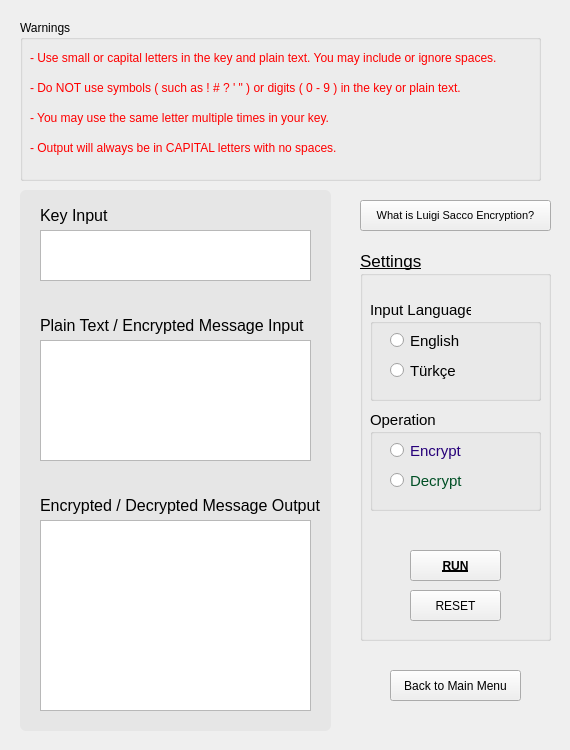
<?xml version="1.0" encoding="UTF-8"?>
<ui version="4.0">
 <class>MainWindow</class>
 <widget class="QMainWindow" name="MainWindow">
  <property name="geometry">
   <rect>
    <x>0</x>
    <y>0</y>
    <width>570</width>
    <height>750</height>
   </rect>
  </property>
  <property name="sizePolicy">
   <sizepolicy hsizetype="Fixed" vsizetype="Fixed">
    <horstretch>0</horstretch>
    <verstretch>0</verstretch>
   </sizepolicy>
  </property>
  <property name="minimumSize">
   <size>
    <width>570</width>
    <height>750</height>
   </size>
  </property>
  <property name="maximumSize">
   <size>
    <width>570</width>
    <height>750</height>
   </size>
  </property>
  <property name="palette">
   <palette>
    <active>
     <colorrole role="Button">
      <brush brushstyle="SolidPattern">
       <color alpha="255">
        <red>15</red>
        <green>160</green>
        <blue>219</blue>
       </color>
      </brush>
     </colorrole>
    </active>
    <inactive>
     <colorrole role="Button">
      <brush brushstyle="SolidPattern">
       <color alpha="255">
        <red>15</red>
        <green>160</green>
        <blue>219</blue>
       </color>
      </brush>
     </colorrole>
    </inactive>
    <disabled>
     <colorrole role="Button">
      <brush brushstyle="SolidPattern">
       <color alpha="255">
        <red>15</red>
        <green>160</green>
        <blue>219</blue>
       </color>
      </brush>
     </colorrole>
    </disabled>
   </palette>
  </property>
  <property name="windowTitle">
   <string>MainWindow</string>
  </property>
  <widget class="QWidget" name="centralwidget">
   <property name="sizePolicy">
    <sizepolicy hsizetype="Fixed" vsizetype="Fixed">
     <horstretch>0</horstretch>
     <verstretch>0</verstretch>
    </sizepolicy>
   </property>
   <property name="palette">
    <palette>
     <active>
      <colorrole role="Base">
       <brush brushstyle="SolidPattern">
        <color alpha="255">
         <red>255</red>
         <green>255</green>
         <blue>255</blue>
        </color>
       </brush>
      </colorrole>
      <colorrole role="Window">
       <brush brushstyle="SolidPattern">
        <color alpha="255">
         <red>230</red>
         <green>231</green>
         <blue>232</blue>
        </color>
       </brush>
      </colorrole>
     </active>
     <inactive>
      <colorrole role="Base">
       <brush brushstyle="SolidPattern">
        <color alpha="255">
         <red>255</red>
         <green>255</green>
         <blue>255</blue>
        </color>
       </brush>
      </colorrole>
      <colorrole role="Window">
       <brush brushstyle="SolidPattern">
        <color alpha="255">
         <red>230</red>
         <green>231</green>
         <blue>232</blue>
        </color>
       </brush>
      </colorrole>
     </inactive>
     <disabled>
      <colorrole role="Base">
       <brush brushstyle="SolidPattern">
        <color alpha="255">
         <red>230</red>
         <green>231</green>
         <blue>232</blue>
        </color>
       </brush>
      </colorrole>
      <colorrole role="Window">
       <brush brushstyle="SolidPattern">
        <color alpha="255">
         <red>230</red>
         <green>231</green>
         <blue>232</blue>
        </color>
       </brush>
      </colorrole>
     </disabled>
    </palette>
   </property>
   <property name="styleSheet">
    <string notr="true">
QPushButton:hover {
	color: blue;
}</string>
   </property>
   <widget class="QPushButton" name="backButton">
    <property name="geometry">
     <rect>
      <x>390</x>
      <y>670</y>
      <width>131</width>
      <height>31</height>
     </rect>
    </property>
    <property name="cursor">
     <cursorShape>PointingHandCursor</cursorShape>
    </property>
    <property name="text">
     <string>Back to Main Menu</string>
    </property>
   </widget>
   <widget class="QGroupBox" name="warningLabelGroup">
    <property name="geometry">
     <rect>
      <x>20</x>
      <y>20</y>
      <width>521</width>
      <height>161</height>
     </rect>
    </property>
    <property name="font">
     <font>
      <pointsize>9</pointsize>
     </font>
    </property>
    <property name="styleSheet">
     <string notr="true">QLabel {
	
	color: red;

}</string>
    </property>
    <property name="title">
     <string>Warnings</string>
    </property>
    <property name="flat">
     <bool>false</bool>
    </property>
    <property name="checkable">
     <bool>false</bool>
    </property>
    <widget class="QLabel" name="firstWarningLabel">
     <property name="geometry">
      <rect>
       <x>10</x>
       <y>30</y>
       <width>501</width>
       <height>16</height>
      </rect>
     </property>
     <property name="font">
      <font>
       <pointsize>9</pointsize>
       <weight>50</weight>
       <bold>false</bold>
       <underline>false</underline>
      </font>
     </property>
     <property name="text">
      <string>- Use small or capital letters in the key and plain text. You may include or ignore spaces.</string>
     </property>
    </widget>
    <widget class="QLabel" name="secondWarningLabel">
     <property name="geometry">
      <rect>
       <x>10</x>
       <y>60</y>
       <width>491</width>
       <height>16</height>
      </rect>
     </property>
     <property name="font">
      <font>
       <pointsize>9</pointsize>
       <underline>false</underline>
      </font>
     </property>
     <property name="text">
      <string>- Do NOT use symbols ( such as ! # ? ' &quot; ) or digits ( 0 - 9 ) in the key or plain text.</string>
     </property>
    </widget>
    <widget class="QLabel" name="secondWarningLabel_2">
     <property name="geometry">
      <rect>
       <x>10</x>
       <y>90</y>
       <width>491</width>
       <height>16</height>
      </rect>
     </property>
     <property name="font">
      <font>
       <pointsize>9</pointsize>
       <underline>false</underline>
      </font>
     </property>
     <property name="text">
      <string>- You may use the same letter multiple times in your key.</string>
     </property>
    </widget>
    <widget class="QLabel" name="secondWarningLabel_3">
     <property name="geometry">
      <rect>
       <x>10</x>
       <y>120</y>
       <width>491</width>
       <height>16</height>
      </rect>
     </property>
     <property name="font">
      <font>
       <pointsize>9</pointsize>
       <underline>false</underline>
      </font>
     </property>
     <property name="text">
      <string>- Output will always be in CAPITAL letters with no spaces.</string>
     </property>
    </widget>
   </widget>
   <widget class="QGroupBox" name="groupBox">
    <property name="geometry">
     <rect>
      <x>20</x>
      <y>190</y>
      <width>311</width>
      <height>541</height>
     </rect>
    </property>
    <property name="styleSheet">
     <string notr="true">QGroupBox {

	background-color: rgb(230, 230, 230);
	border-radius: 6px;

}</string>
    </property>
    <property name="title">
     <string/>
    </property>
    <property name="flat">
     <bool>false</bool>
    </property>
    <widget class="QLabel" name="keyLabel">
     <property name="geometry">
      <rect>
       <x>20</x>
       <y>10</y>
       <width>91</width>
       <height>31</height>
      </rect>
     </property>
     <property name="font">
      <font>
       <pointsize>12</pointsize>
       <underline>false</underline>
      </font>
     </property>
     <property name="text">
      <string>Key Input</string>
     </property>
    </widget>
    <widget class="QLabel" name="inputLabel">
     <property name="geometry">
      <rect>
       <x>20</x>
       <y>120</y>
       <width>271</width>
       <height>31</height>
      </rect>
     </property>
     <property name="font">
      <font>
       <pointsize>12</pointsize>
       <underline>false</underline>
      </font>
     </property>
     <property name="text">
      <string>Plain Text / Encrypted Message Input</string>
     </property>
    </widget>
    <widget class="QTextEdit" name="inputTextEdit">
     <property name="geometry">
      <rect>
       <x>20</x>
       <y>150</y>
       <width>271</width>
       <height>121</height>
      </rect>
     </property>
     <property name="font">
      <font>
       <pointsize>11</pointsize>
      </font>
     </property>
    </widget>
    <widget class="QTextEdit" name="outputTextEdit">
     <property name="geometry">
      <rect>
       <x>20</x>
       <y>330</y>
       <width>271</width>
       <height>191</height>
      </rect>
     </property>
     <property name="font">
      <font>
       <pointsize>14</pointsize>
      </font>
     </property>
     <property name="readOnly">
      <bool>true</bool>
     </property>
     <property name="html">
      <string>&lt;!DOCTYPE HTML PUBLIC &quot;-//W3C//DTD HTML 4.0//EN&quot; &quot;http://www.w3.org/TR/REC-html40/strict.dtd&quot;&gt;
&lt;html&gt;&lt;head&gt;&lt;meta name=&quot;qrichtext&quot; content=&quot;1&quot; /&gt;&lt;style type=&quot;text/css&quot;&gt;
p, li { white-space: pre-wrap; }
&lt;/style&gt;&lt;/head&gt;&lt;body style=&quot; font-family:'MS Shell Dlg 2'; font-size:14pt; font-weight:400; font-style:normal;&quot;&gt;
&lt;p style=&quot;-qt-paragraph-type:empty; margin-top:0px; margin-bottom:0px; margin-left:0px; margin-right:0px; -qt-block-indent:0; text-indent:0px;&quot;&gt;&lt;br /&gt;&lt;/p&gt;&lt;/body&gt;&lt;/html&gt;</string>
     </property>
    </widget>
    <widget class="QTextEdit" name="keyTextEdit">
     <property name="geometry">
      <rect>
       <x>20</x>
       <y>40</y>
       <width>271</width>
       <height>51</height>
      </rect>
     </property>
     <property name="font">
      <font>
       <pointsize>11</pointsize>
      </font>
     </property>
    </widget>
    <widget class="QLabel" name="outputLabel">
     <property name="geometry">
      <rect>
       <x>20</x>
       <y>300</y>
       <width>291</width>
       <height>31</height>
      </rect>
     </property>
     <property name="font">
      <font>
       <pointsize>12</pointsize>
       <underline>false</underline>
      </font>
     </property>
     <property name="text">
      <string>Encrypted / Decrypted Message Output</string>
     </property>
    </widget>
   </widget>
   <widget class="QGroupBox" name="groupBox_2">
    <property name="geometry">
     <rect>
      <x>360</x>
      <y>250</y>
      <width>191</width>
      <height>391</height>
     </rect>
    </property>
    <property name="font">
     <font>
      <pointsize>13</pointsize>
      <underline>true</underline>
     </font>
    </property>
    <property name="title">
     <string>Settings</string>
    </property>
    <widget class="QPushButton" name="resetButton">
     <property name="geometry">
      <rect>
       <x>50</x>
       <y>340</y>
       <width>91</width>
       <height>31</height>
      </rect>
     </property>
     <property name="cursor">
      <cursorShape>PointingHandCursor</cursorShape>
     </property>
     <property name="styleSheet">
      <string notr="true">QPushButton:hover {

	color: red;	

}</string>
     </property>
     <property name="text">
      <string>RESET</string>
     </property>
    </widget>
    <widget class="QGroupBox" name="operationRadioButtonGroup">
     <property name="geometry">
      <rect>
       <x>10</x>
       <y>160</y>
       <width>171</width>
       <height>101</height>
      </rect>
     </property>
     <property name="font">
      <font>
       <pointsize>11</pointsize>
      </font>
     </property>
     <property name="title">
      <string>Operation</string>
     </property>
     <property name="flat">
      <bool>false</bool>
     </property>
     <property name="checkable">
      <bool>false</bool>
     </property>
     <widget class="QRadioButton" name="decryptRadioButton">
      <property name="geometry">
       <rect>
        <x>20</x>
        <y>60</y>
        <width>91</width>
        <height>21</height>
       </rect>
      </property>
      <property name="font">
       <font>
        <pointsize>11</pointsize>
       </font>
      </property>
      <property name="cursor">
       <cursorShape>PointingHandCursor</cursorShape>
      </property>
      <property name="styleSheet">
       <string notr="true">QRadioButton {

	color: rgb(0, 79, 37)

}</string>
      </property>
      <property name="text">
       <string>Decrypt</string>
      </property>
     </widget>
     <widget class="QRadioButton" name="encryptRadioButton">
      <property name="geometry">
       <rect>
        <x>20</x>
        <y>30</y>
        <width>91</width>
        <height>21</height>
       </rect>
      </property>
      <property name="font">
       <font>
        <pointsize>11</pointsize>
       </font>
      </property>
      <property name="cursor">
       <cursorShape>PointingHandCursor</cursorShape>
      </property>
      <property name="styleSheet">
       <string notr="true">QRadioButton {

	color: rgb(38, 0, 122)
}</string>
      </property>
      <property name="text">
       <string>Encrypt</string>
      </property>
     </widget>
    </widget>
    <widget class="QPushButton" name="runButton">
     <property name="geometry">
      <rect>
       <x>50</x>
       <y>300</y>
       <width>91</width>
       <height>31</height>
      </rect>
     </property>
     <property name="font">
      <font>
       <weight>75</weight>
       <bold>true</bold>
       <underline>true</underline>
      </font>
     </property>
     <property name="cursor">
      <cursorShape>PointingHandCursor</cursorShape>
     </property>
     <property name="styleSheet">
      <string notr="true">QPushButton:hover {

	color: green;	

}</string>
     </property>
     <property name="text">
      <string>RUN</string>
     </property>
    </widget>
    <widget class="QGroupBox" name="languageRadioButtonGroup">
     <property name="geometry">
      <rect>
       <x>10</x>
       <y>50</y>
       <width>171</width>
       <height>101</height>
      </rect>
     </property>
     <property name="font">
      <font>
       <pointsize>11</pointsize>
      </font>
     </property>
     <property name="title">
      <string>Input Language</string>
     </property>
     <property name="flat">
      <bool>false</bool>
     </property>
     <property name="checkable">
      <bool>false</bool>
     </property>
     <widget class="QRadioButton" name="turkishRadioButton">
      <property name="geometry">
       <rect>
        <x>20</x>
        <y>60</y>
        <width>91</width>
        <height>21</height>
       </rect>
      </property>
      <property name="font">
       <font>
        <pointsize>11</pointsize>
       </font>
      </property>
      <property name="cursor">
       <cursorShape>PointingHandCursor</cursorShape>
      </property>
      <property name="text">
       <string>Türkçe</string>
      </property>
     </widget>
     <widget class="QRadioButton" name="englishRadioButton">
      <property name="geometry">
       <rect>
        <x>20</x>
        <y>30</y>
        <width>91</width>
        <height>21</height>
       </rect>
      </property>
      <property name="font">
       <font>
        <pointsize>11</pointsize>
       </font>
      </property>
      <property name="cursor">
       <cursorShape>PointingHandCursor</cursorShape>
      </property>
      <property name="text">
       <string>English</string>
      </property>
     </widget>
    </widget>
   </widget>
   <widget class="QPushButton" name="informationButton">
    <property name="geometry">
     <rect>
      <x>360</x>
      <y>200</y>
      <width>191</width>
      <height>31</height>
     </rect>
    </property>
    <property name="font">
     <font>
      <pointsize>8</pointsize>
     </font>
    </property>
    <property name="cursor">
     <cursorShape>PointingHandCursor</cursorShape>
    </property>
    <property name="text">
     <string>What is Luigi Sacco Encryption?</string>
    </property>
   </widget>
  </widget>
 </widget>
 <resources/>
 <connections/>
</ui>
